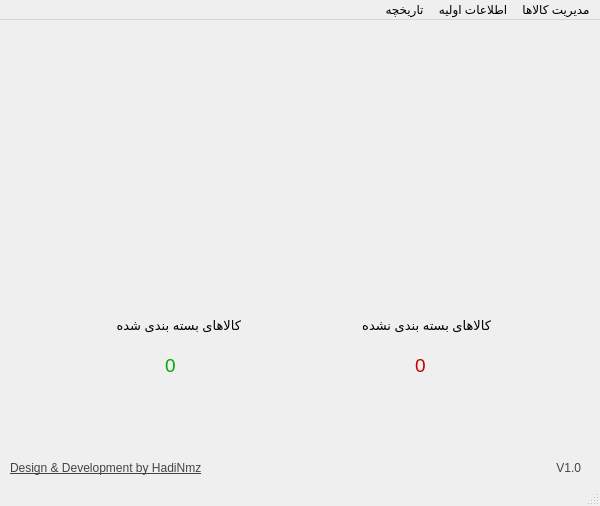
<?xml version="1.0" encoding="UTF-8"?>
<ui version="4.0">
 <class>MainWindow</class>
 <widget class="QMainWindow" name="MainWindow">
  <property name="geometry">
   <rect>
    <x>0</x>
    <y>0</y>
    <width>600</width>
    <height>506</height>
   </rect>
  </property>
  <property name="windowTitle">
   <string>ایونت - صفحه اصلی</string>
  </property>
  <property name="windowIcon">
   <iconset>
    <normaloff>../logo/removed_babr.png</normaloff>../logo/removed_babr.png</iconset>
  </property>
  <property name="layoutDirection">
   <enum>Qt::LeftToRight</enum>
  </property>
  <property name="styleSheet">
   <string notr="true"/>
  </property>
  <property name="iconSize">
   <size>
    <width>24</width>
    <height>24</height>
   </size>
  </property>
  <widget class="QWidget" name="centralwidget">
   <widget class="QLabel" name="label">
    <property name="geometry">
     <rect>
      <x>340</x>
      <y>290</y>
      <width>151</width>
      <height>31</height>
     </rect>
    </property>
    <property name="font">
     <font>
      <pointsize>10</pointsize>
     </font>
    </property>
    <property name="text">
     <string>کالاهای بسته بندی نشده</string>
    </property>
   </widget>
   <widget class="QLabel" name="label_4">
    <property name="geometry">
     <rect>
      <x>230</x>
      <y>30</y>
      <width>131</width>
      <height>141</height>
     </rect>
    </property>
    <property name="text">
     <string/>
    </property>
    <property name="pixmap">
     <pixmap>../logo/babr.png</pixmap>
    </property>
    <property name="scaledContents">
     <bool>true</bool>
    </property>
   </widget>
   <widget class="QLabel" name="label_2">
    <property name="geometry">
     <rect>
      <x>90</x>
      <y>290</y>
      <width>151</width>
      <height>31</height>
     </rect>
    </property>
    <property name="font">
     <font>
      <pointsize>10</pointsize>
     </font>
    </property>
    <property name="text">
     <string>کالاهای بسته بندی شده</string>
    </property>
   </widget>
   <widget class="QLabel" name="packed_lbl">
    <property name="geometry">
     <rect>
      <x>130</x>
      <y>330</y>
      <width>81</width>
      <height>31</height>
     </rect>
    </property>
    <property name="font">
     <font>
      <pointsize>14</pointsize>
     </font>
    </property>
    <property name="styleSheet">
     <string notr="true">color:#00aa00</string>
    </property>
    <property name="text">
     <string>0</string>
    </property>
    <property name="alignment">
     <set>Qt::AlignCenter</set>
    </property>
   </widget>
   <widget class="QLabel" name="unpacked_lbl">
    <property name="geometry">
     <rect>
      <x>380</x>
      <y>330</y>
      <width>81</width>
      <height>31</height>
     </rect>
    </property>
    <property name="font">
     <font>
      <pointsize>14</pointsize>
     </font>
    </property>
    <property name="styleSheet">
     <string notr="true">color:#c80000</string>
    </property>
    <property name="text">
     <string>0</string>
    </property>
    <property name="alignment">
     <set>Qt::AlignCenter</set>
    </property>
   </widget>
   <widget class="QLabel" name="datetime_lbl">
    <property name="geometry">
     <rect>
      <x>20</x>
      <y>10</y>
      <width>211</width>
      <height>21</height>
     </rect>
    </property>
    <property name="text">
     <string/>
    </property>
    <property name="alignment">
     <set>Qt::AlignLeading|Qt::AlignLeft|Qt::AlignVCenter</set>
    </property>
   </widget>
   <widget class="QLabel" name="label_3">
    <property name="geometry">
     <rect>
      <x>10</x>
      <y>440</y>
      <width>191</width>
      <height>16</height>
     </rect>
    </property>
    <property name="styleSheet">
     <string notr="true">color:#444444</string>
    </property>
    <property name="text">
     <string>&lt;html&gt;&lt;head/&gt;&lt;body&gt;&lt;p&gt;&lt;a href=&quot;https://github.com/HadiNamazi&quot;&gt;&lt;span style=&quot; text-decoration: underline; color:#444444;&quot;&gt;Design &amp;amp; Development by HadiNmz&lt;/span&gt;&lt;/a&gt;&lt;/p&gt;&lt;/body&gt;&lt;/html&gt;</string>
    </property>
    <property name="textFormat">
     <enum>Qt::RichText</enum>
    </property>
    <property name="openExternalLinks">
     <bool>true</bool>
    </property>
   </widget>
   <widget class="QLabel" name="label_5">
    <property name="geometry">
     <rect>
      <x>230</x>
      <y>170</y>
      <width>131</width>
      <height>61</height>
     </rect>
    </property>
    <property name="text">
     <string/>
    </property>
    <property name="pixmap">
     <pixmap>../logo/event text.png</pixmap>
    </property>
    <property name="scaledContents">
     <bool>true</bool>
    </property>
   </widget>
   <widget class="QLabel" name="label_6">
    <property name="geometry">
     <rect>
      <x>520</x>
      <y>440</y>
      <width>61</width>
      <height>16</height>
     </rect>
    </property>
    <property name="styleSheet">
     <string notr="true">color:#444444</string>
    </property>
    <property name="text">
     <string>V1.0</string>
    </property>
    <property name="alignment">
     <set>Qt::AlignRight|Qt::AlignTrailing|Qt::AlignVCenter</set>
    </property>
   </widget>
  </widget>
  <widget class="QMenuBar" name="menubar">
   <property name="geometry">
    <rect>
     <x>0</x>
     <y>0</y>
     <width>600</width>
     <height>21</height>
    </rect>
   </property>
   <property name="layoutDirection">
    <enum>Qt::RightToLeft</enum>
   </property>
   <widget class="QMenu" name="menu">
    <property name="title">
     <string>مدیریت کالاها</string>
    </property>
    <addaction name="unpacked_act"/>
    <addaction name="packed_act"/>
    <addaction name="sold_act"/>
    <addaction name="separator"/>
    <addaction name="inventory_modification_act"/>
   </widget>
   <widget class="QMenu" name="menu_2">
    <property name="title">
     <string>اطلاعات اولیه</string>
    </property>
    <addaction name="add_name_act"/>
    <addaction name="delete_name_act"/>
    <addaction name="edit_name_serial_act"/>
    <addaction name="separator"/>
    <addaction name="alarm_act"/>
   </widget>
   <widget class="QMenu" name="history_menu">
    <property name="title">
     <string>تاریخچه</string>
    </property>
   </widget>
   <addaction name="menu"/>
   <addaction name="menu_2"/>
   <addaction name="history_menu"/>
  </widget>
  <widget class="QStatusBar" name="statusbar"/>
  <action name="unpacked_act">
   <property name="text">
    <string>افزودن کالای بسته بندی نشده</string>
   </property>
  </action>
  <action name="packed_act">
   <property name="text">
    <string>افزودن کالای بسته بندی شده</string>
   </property>
  </action>
  <action name="sold_act">
   <property name="text">
    <string>افزودن کالای فروخته شده</string>
   </property>
  </action>
  <action name="add_name_act">
   <property name="text">
    <string>افزودن اسم و کد کالا</string>
   </property>
  </action>
  <action name="delete_name_act">
   <property name="text">
    <string>حذف کردن کالا</string>
   </property>
  </action>
  <action name="edit_name_serial_act">
   <property name="text">
    <string>ویرایش اسم و کد کالا</string>
   </property>
  </action>
  <action name="alarm_act">
   <property name="text">
    <string>تنظیم هشدار</string>
   </property>
  </action>
  <action name="inventory_modification_act">
   <property name="text">
    <string>اصلاح موجودی</string>
   </property>
  </action>
 </widget>
 <resources/>
 <connections/>
</ui>
